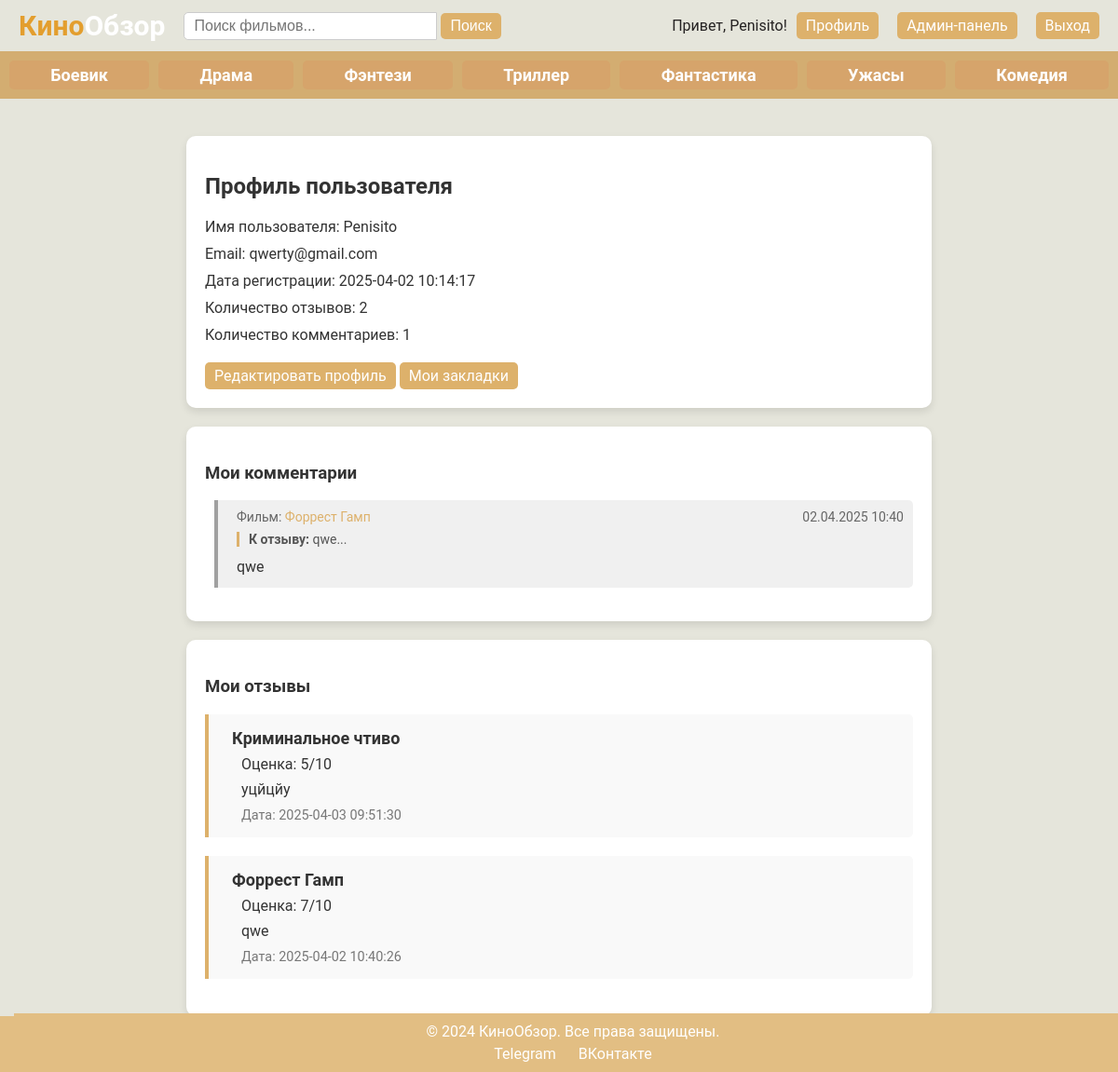
/kinoobzor/profile.php (signed in), run on the app's committed database.
### tables this page shows
CREATE TABLE `users` (
  `id` int NOT NULL,
  `username` varchar(255) NOT NULL,
  `email` varchar(255) NOT NULL,
  `password` varchar(255) NOT NULL,
  `registration_date` datetime DEFAULT CURRENT_TIMESTAMP,
  `is_admin` tinyint(1) DEFAULT '0',
  `role_id` int NOT NULL DEFAULT '3'
);

CREATE TABLE `comments` (
  `id` int NOT NULL,
  `review_id` int NOT NULL,
  `user_id` int NOT NULL,
  `comment_text` text NOT NULL,
  `created_at` timestamp NOT NULL DEFAULT CURRENT_TIMESTAMP
);

CREATE TABLE `movies` (
  `id` int NOT NULL,
  `title` varchar(255) NOT NULL,
  `genre` varchar(50) NOT NULL,
  `release_year` int NOT NULL,
  `rating` decimal(3,1) NOT NULL,
  `description` text,
  `created_at` timestamp NULL DEFAULT CURRENT_TIMESTAMP
);

CREATE TABLE `reviews` (
  `id` int NOT NULL,
  `movie_id` int NOT NULL,
  `user_id` int NOT NULL,
  `rating` int DEFAULT NULL,
  `review_text` text,
  `created_at` timestamp NOT NULL DEFAULT CURRENT_TIMESTAMP
);

### kinoobzor/profile.php (the view, shortened to what this page needs)
<?php
include 'db.php';
$user_id = $_SESSION['user_id'];
$stmt = $db->prepare("SELECT * FROM users WHERE id = :user_id");
$stmt->bindParam(':user_id', $user_id, PDO::PARAM_INT);
$stmt->execute();
$user = $stmt->fetch(PDO::FETCH_ASSOC);
$review_stmt = $db->prepare("SELECT COUNT(*) AS review_count FROM reviews WHERE user_id = :user_id");
$review_stmt->bindParam(':user_id', $user_id, PDO::PARAM_INT);
$review_stmt->execute();
$review_count = $review_stmt->fetch(PDO::FETCH_ASSOC)['review_count'];
$review_stmt = $db->prepare("
    SELECT reviews.*, movies.title AS movie_title, movies.id AS movie_id
    FROM reviews
    JOIN movies ON reviews.movie_id = movies.id
    WHERE reviews.user_id = :user_id
    ORDER BY reviews.created_at DESC
");
$review_stmt->bindParam(':user_id', $user_id, PDO::PARAM_INT);
$review_stmt->execute();
$user_reviews = $review_stmt->fetchAll(PDO::FETCH_ASSOC);
$comment_stmt = $db->prepare("
    SELECT comments.*, movies.title AS movie_title, movies.id AS movie_id,
           reviews.id AS review_id, reviews.review_text AS review_text
    FROM comments
    JOIN reviews ON comments.review_id = reviews.id
    JOIN movies ON reviews.movie_id = movies.id
    WHERE comments.user_id = :user_id
    ORDER BY comments.created_at DESC
");
$comment_stmt->bindParam(':user_id', $user_id, PDO::PARAM_INT);
$comment_stmt->execute();
$user_comments = $comment_stmt->fetchAll(PDO::FETCH_ASSOC);
$comment_count = count($user_comments);
?>
<!DOCTYPE html>
<html lang="ru">
<head>
    <link rel="stylesheet" href="styles.css">
</head>
<body>
    <?php include 'header.php'; ?>
    <div class="profile-container">
        <div class="profile-main">
            <div class="profile-info">
                <h2>Профиль пользователя</h2>
                <p>Имя пользователя: <?= htmlspecialchars($user['username']) ?></p>
                <p>Email: <?= htmlspecialchars($user['email']) ?></p>
                <p>Дата регистрации: <?= htmlspecialchars($user['registration_date']) ?></p>
                <p>Количество отзывов: <?= htmlspecialchars($review_count) ?></p>
                <p>Количество комментариев: <?= htmlspecialchars($comment_count) ?></p>
                <a href="edit_profile.php" class="button-style">Редактировать профиль</a>
                <a href="bookmarks.php" class="button-style">Мои закладки</a>
            </div>
            <div class="profile-section">
                <h3>Мои комментарии</h3>
                <?php if ($user_comments): ?>
                    <ul class="comment-list">
                        <?php foreach ($user_comments as $comment): ?>
                            <li class="comment-item">
                                <div class="comment-meta">
                                    <span class="comment-movie">
                                        Фильм: <a href="movie.php?movie_id=<?= $comment['movie_id'] ?>">
                                            <?= htmlspecialchars($comment['movie_title']) ?>
                                        </a>
                                    </span>
                                    <span class="comment-date">
                                        <?= date('d.m.Y H:i', strtotime($comment['created_at'])) ?>
                                    </span>
                                </div>
                                <div class="comment-review">
                                    <strong>К отзыву:</strong>
                                    <?= htmlspecialchars(mb_substr($comment['review_text'], 0, 100)) ?>...
                                </div>
                                <div class="comment-text">
                                    <?= htmlspecialchars($comment['comment_text']) ?>
                                </div>
                            </li>
                        <?php endforeach; ?>
                    </ul>
                <?php else: ?>
                    <p>Вы еще не оставляли комментариев.</p>
                <?php endif; ?>
            </div>
            <div class="profile-section">
                <h3>Мои отзывы</h3>
                <?php if ($user_reviews): ?>
                    <ul class="review-list">
                        <?php foreach ($user_reviews as $review): ?>
                            <li class="review-item">
                                <strong><a href="movie.php?movie_id=<?= htmlspecialchars($review['movie_id']) ?>">
                                    <?= htmlspecialchars($review['movie_title']) ?>
                                </a></strong>
                                <p>Оценка: <?= htmlspecialchars($review['rating']) ?>/10</p>
                                <p><?= htmlspecialchars($review['review_text']) ?></p>
                                <small>Дата: <?= htmlspecialchars($review['created_at']) ?></small>
                            </li>
                        <?php endforeach; ?>
                    </ul>
                <?php else: ?>
                    <p>Вы еще не оставляли отзывы.</p>
                <?php endif; ?>
            </div>
        </div>
    </div>
</body>
</html>

### kinoobzor/header.php (shortened to what this page needs)
<header>
    <link rel="stylesheet" href="styles.css">
    <div class="top-bar">
        <div class="logo-search">
            <a href="index.php" class="logo">
                <span class="logo-cinema">Кино</span><span class="logo-review">Обзор</span>
            </a>
            <div class="search-bar">
                <form action="search.php" method="get">
                    <input type="text" name="query" placeholder="Поиск фильмов..." required>
                    <button type="submit">Поиск</button>
                </form>
            </div>
        </div>
        <div class="auth-section">
        <?php if (isset($_SESSION['username'])): ?>
        <div class="user-panel">
            <span>Привет, <?= htmlspecialchars($_SESSION['username']) ?>!</span>
            <a href="profile.php" class="button-style">Профиль</a>
            <?php if (isset($_SESSION['role_name']) && $_SESSION['role_name'] === 'admin'): ?>
                <a href="admin_panel.php" class="button-style admin-btn">Админ-панель</a>
            <?php endif; ?>
            <a href="logout.php" class="button-style">Выход</a>
        </div>
            <?php else: ?>
                <a href="login.php" class="button-style">Войти</a>
                <a href="register.php" class="button-style">Регистрация</a>
            <?php endif; ?>
        </div>
    </div>
    <div class="genre-bar">
        <a href="genre.php?genre=Боевик">Боевик</a>
        <a href="genre.php?genre=Драма">Драма</a>
        <a href="genre.php?genre=Фэнтези">Фэнтези</a>
        <a href="genre.php?genre=Триллер">Триллер</a>
        <a href="genre.php?genre=Фантастика">Фантастика</a>
        <a href="genre.php?genre=Ужасы">Ужасы</a>
        <a href="genre.php?genre=Комедия">Комедия</a>
    </div>
</header>
<footer id="footer" class="footer-hidden">
    <div class="footer-container">
        <p>&copy; 2024 КиноОбзор. Все права защищены.</p>
        <div class="social-links">
            <a href="https://t.me/misterpenisito" target="_blank">Telegram</a>
            <a href="https://vk.com/fl0k1337" target="_blank">ВКонтакте</a>
        </div>
    </div>
</footer>

### kinoobzor/styles.css (style rules this page uses)
body { font-family: 'Roboto', sans-serif; background-color: #E5E5DB; color: #333; margin: 0; padding: 0; transition: background-color 0.3s; }
.top-bar { display: flex; align-items: center; justify-content: space-between; padding: 10px 20px; background-color: #E5E5DB; }
.logo-search { display: flex; align-items: center; gap: 20px; }
.logo { display: flex; text-decoration: none; align-items: center; color: inherit; font-size: 30px; font-weight: bold; }
.logo-cinema { color: #E39E2E; }
.logo-review { color: #ffffff; }
.search-bar { display: flex; align-items: center; }
.search-bar input { padding: 5px 10px; font-size: 16px; border: 1px solid #ccc; border-radius: 5px 0 0 5px; outline: none; width: 250px; }
.search-bar button { padding: 5px 15px; font-size: 16px; background-color: #DDB16B; border: none; border-radius: 0 5px 5px 0; color: white; cursor: pointer; }
.search-bar button, .button-style { padding: 5px 10px; background-color: #DDB16B; border: none; border-radius: 5px; color: white; cursor: pointer; font-size: 16px; text-decoration: none; }
.auth-section { display: flex; align-items: center; }
.user-panel { display: flex; align-items: center; gap: 10px; }
.user-panel span { color: rgb(37, 34, 34); font-size: 16px; }
.genre-bar { background-color: #d3ad71; display: flex; padding: 10px; gap: 10px; justify-content: space-around; flex-wrap: wrap; align-items: center; margin: 0; }
.genre-bar a { color: white; text-decoration: none; font-size: 18px; font-weight: bold; padding: 5px 10px; background-color: #d6a46b; border-radius: 5px; flex: 1 1 auto; text-align: center; transition: 0.3s ease; }
.profile-container { display: flex; justify-content: center; padding: 20px; }
.profile-main { width: 80%; max-width: 800px; }
.profile-info { background-color: white; padding: 20px; border-radius: 10px; margin-bottom: 20px; box-shadow: 0 4px 8px rgba(0, 0, 0, 0.1); transition: transform 0.3s; }
.profile-info h2 { margin-bottom: 20px; }
.profile-info p { margin: 10px 0; }
.profile-info a { display: inline-block; margin-top: 10px; }
.review-list { list-style: none; padding: 0; }
.review-item { background-color: #f9f9f9; border-left: 4px solid #DDB16B; padding: 15px 15px 15px 20px; margin-bottom: 20px; border-radius: 0 5px 5px 0; position: relative; overflow: hidden; }
.review-item p { margin: 10px 0; }
.review-item small { color: #777; font-size: 0.9em; }
footer { position: fixed; bottom: 0; left: 0; right: 0; height: 30px; background: #e2be83; color: #fff; padding: 15px; z-index: 100; }
.footer-container { background-color: #e2be83; color: #fff; text-align: center; padding: 10px 0; position: fixed; width: 100%; bottom: 0; }
.footer-container p { margin: 0; }
.social-links { margin-top: 5px; }
.social-links a { color: #fff; margin: 0 10px; text-decoration: none; transition: color 0.3s; }
.auth-section { display: flex; align-items: center; gap: 10px; }
.auth-section a.button-style { margin-right: 10px; }
.auth-section a.button-style:last-child { margin-right: 0; }
.review-list { list-style-type: none; padding-left: 0; }
.review-item { background-color: #f9f9f9; border-left: 4px solid #DDB16B; padding: 15px 15px 15px 25px; margin-bottom: 20px; border-radius: 0 5px 5px 0; position: relative; }
.review-item:last-child { border-bottom: none; }
.review-item strong { display: block; font-size: 18px; margin-bottom: 5px; }
.review-item strong a { color: #333; text-decoration: none; }
.review-item p { margin: 8px 0; padding-left: 10px; }
.review-item small { color: #777; font-size: 0.9em; display: block; margin-top: 10px; padding-left: 10px; }
.profile-container { max-width: 1200px; margin: 20px auto; padding: 20px; }
.profile-section { background-color: white; padding: 20px; border-radius: 10px; margin-bottom: 20px; box-shadow: 0 4px 8px rgba(0, 0, 0, 0.1); }
.comment-list { list-style: none; padding: 0; }
.comment-item { background-color: #f0f0f0; border-left: 4px solid #a0a0a0; padding: 10px 10px 10px 20px; margin: 10px 0; border-radius: 0 5px 5px 0; margin-left: 10px; font-size: 0.95em; }
.comment-meta { display: flex; justify-content: space-between; margin-bottom: 8px; font-size: 14px; color: #666; }
.comment-movie a { color: #DDB16B; text-decoration: none; }
.comment-review { font-size: 14px; color: #555; margin-bottom: 10px; padding-left: 10px; border-left: 3px solid #DDB16B; }
.comment-text { font-size: 16px; line-height: 1.5; }

### data on the page
users: username "Penisito", email "qwerty@gmail.com", registration_date "2025-04-02 10:14:17"
comments: movies.title "Форрест Гамп", created_at "02.04.2025 10:40", review.review_text "qwe", comment_text "qwe"
reviews: movie.title "Криминальное чтиво", rating "5", review_text "уцйцйу", created_at "2025-04-03 09:51:30"
reviews: movie.title "Форрест Гамп", rating "7", review_text "qwe", created_at "2025-04-02 10:40:26"

### other printed values
$_SESSION['username'] "Penisito"
$review_count "2"
$comment_count "1"
